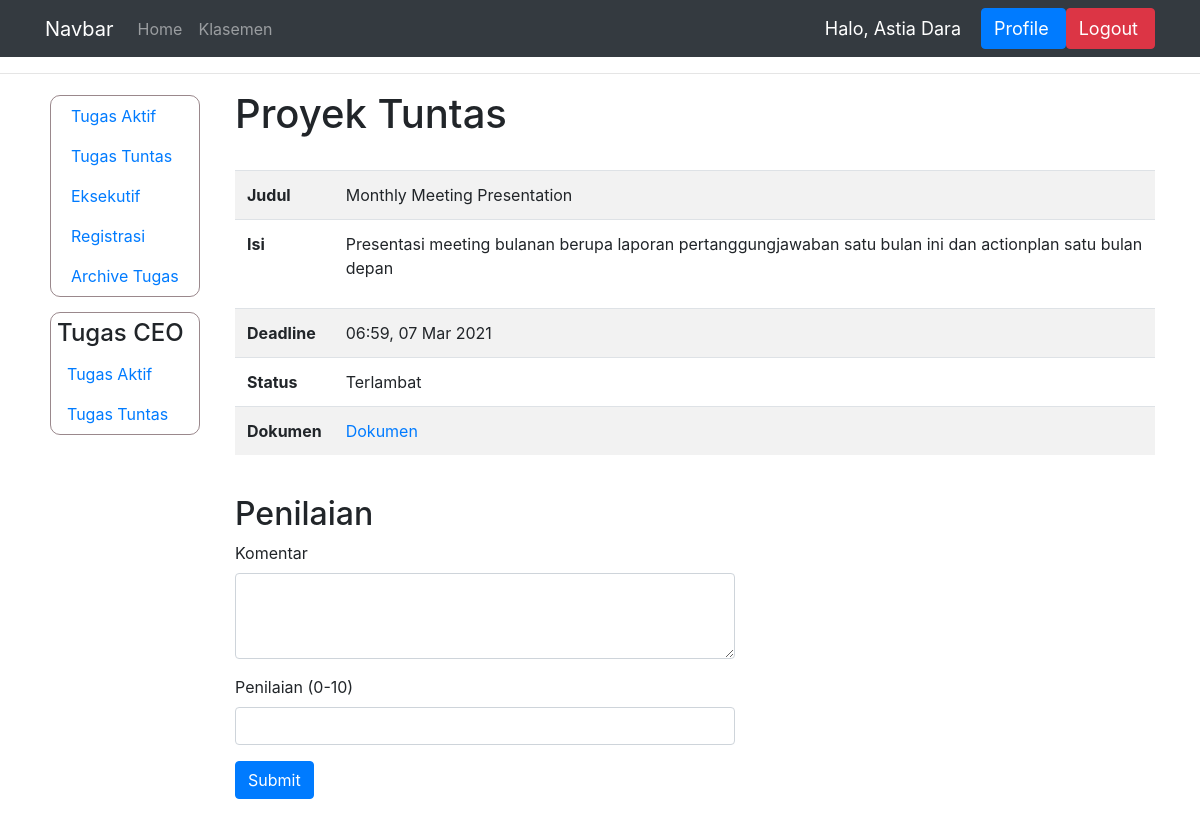
The page /tuntas/47 (signed in) on the database as committed earlier.
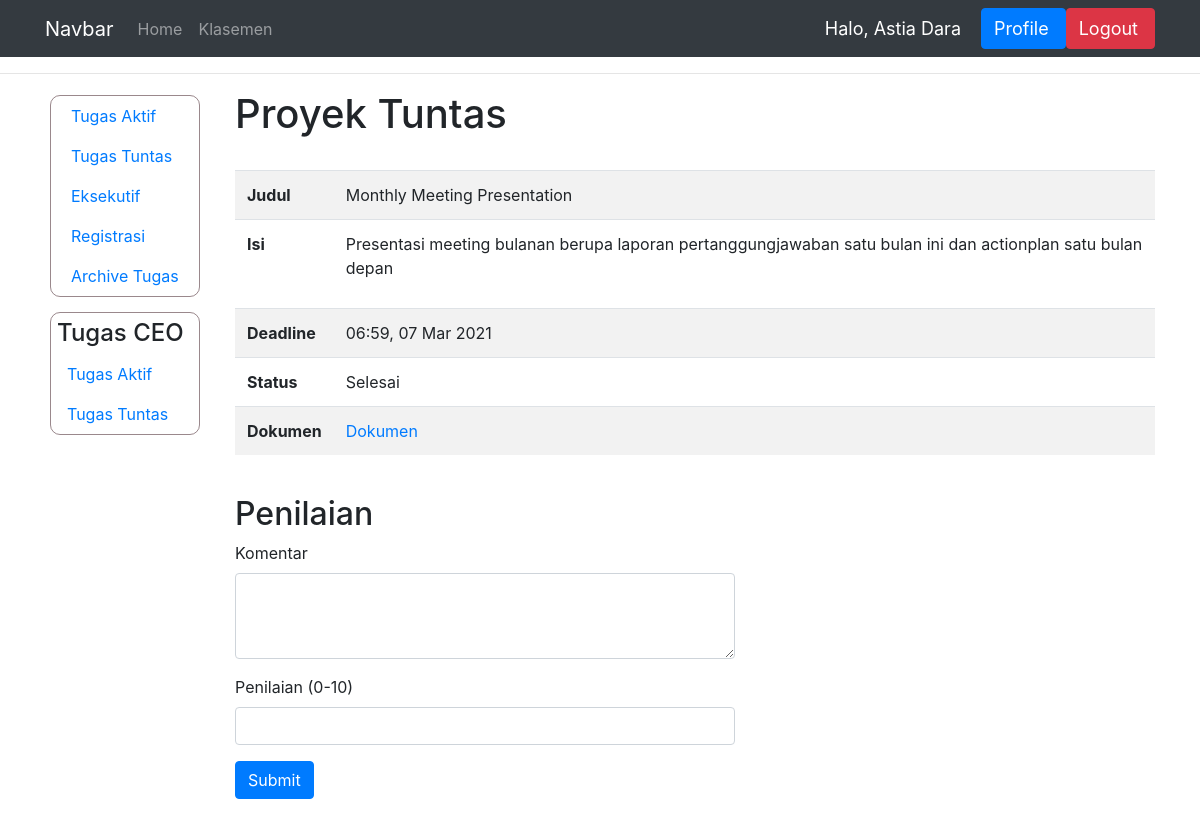
The same page on the database as committed later.
### dashboard/models.py (models this page shows, shortened)
class TugasProyek(models.Model):
    STATUS = (
        ('Tuntas', 'Tuntas'),
        ('Hold', 'Hold'),
        ('On Progress', 'On Progress'),
        ('Selesai', 'Selesai'),
        ('Deadline', 'Deadline'),
        ('Terlambat', 'Terlambat')
    )
    pemilik_tugas = models.ForeignKey(User, on_delete=models.CASCADE)
    judul = models.CharField(max_length=150)
    isi = models.CharField(max_length=1000)
    deadline = models.DateTimeField('Deadline')
    status = models.CharField(max_length=15, choices=STATUS)
    bukti = models.CharField(max_length=100, null=True)
    penilaian = models.IntegerField(null=True)
    bagian = models.CharField(max_length = 100, null=True)
    komentar = models.CharField(max_length=1000)
    selesai_pada = models.DateTimeField('Selesai pada', null=True)
    link_bukti = models.CharField(max_length=1000, null=True)
    archive = models.BooleanField(null=True, default=False)
    ketuntasan = models.BooleanField(null=True, default=False)

### dashboard/views.py (the view, shortened to what this page needs)
# urls.py: path('tuntas/<int:id_tugas>', views.tuntas, name='tuntas'),
@login_required(login_url='login')
def tuntas(request, id_tugas):
    nama = request.user.first_name
    t = TugasProyek.objects.get(pk=id_tugas)
    dokumennya = t.bukti
    context = {'nama' : nama,
                'tugas' : t,
                'dokumen' : dokumennya,
                'tuntas' : tuntas
                }
    ceo = request.user.groups.filter(name='CEO').exists()
    if ceo:
        context['sidebar_ceo'] = True
    if not request.user.groups.filter(name='Eksekutif').exists() or request.user.last_name == 'Human Resource':
        context['data_kar'] = True
    if t.bukti == '#':
        context['belum'] = True
    return render(request, 'manager/proyek_tuntas.html', context)

### templates/manager/proyek_tuntas.html (shortened to what this page needs)
{% extends 'main.html' %}
{% block content %}
<hr>
<div class="container">
    <div class="row">
        {% if sidebar_ceo %}
            {% include 'ceo/sidebar.html' %}
        {% else %}
            {% include 'manager/sidebar.html' %}
        {% endif %}
        <div class="col">
            <h1>Proyek Tuntas</h1>
            <br>
            <table class="table table-striped">
                <tbody>
                <tr>
                    <th scope="row">Judul</th>
                    <td>{{tugas.judul}}</td>
                </tr>
                <tr>
                    <th scope="row">Isi</th>
                    <td>{{tugas.isi|linebreaks}}</td>
                </tr>
                <tr>
                    <th scope="row">Deadline</th>
                    <td>{{tugas.deadline|time:"H:i"}}, {{tugas.deadline|date:"d M Y"}}</td>
                </tr>
                <tr>
                    <th scope="row">Status</th>
                    <td>{{tugas.status}}</td>
                </tr>
                {% if belum %}
                <tr>
                    <th scope="row">Dokumen</th>
                    <td>Belum ada dokumen yang diupload</td>
                </tr>
                {% else %}
                <tr>
                    <th scope="row">Dokumen</th>
                    <td><a href="{{tugas.bukti}}" target="_blank">Dokumen</a></td>
                </tr>
                {% endif %}
                </tbody>
            </table>
            <br>
            <h2>Penilaian</h2>
            <div class="kontainer-penilaian">
            <form action="" method="POST">
                <div class="form-group">
                    <label for="komentar">Komentar</label>
                    <textarea class="form-control" id="komentar" name="komentar" rows="3"></textarea>
                </div>
                <div class="form-group">
                    <label for="penilaian">Penilaian (0-10)</label>
                    <input type="number" class="form-control" id="penilaian" name="penilaian" min="0" max="10">
                </div>
                <button type="submit" class="btn btn-primary">Submit</button>
            </form>
            </div>
            <br><br><br><br><br><br>
        </div>
    </div>
</div>
{% endblock %}

Rows that differ between the two databases and show on the page:
changed TugasProyek "Monthly Meeting Presentation": status "Terlambat" → "Selesai"
